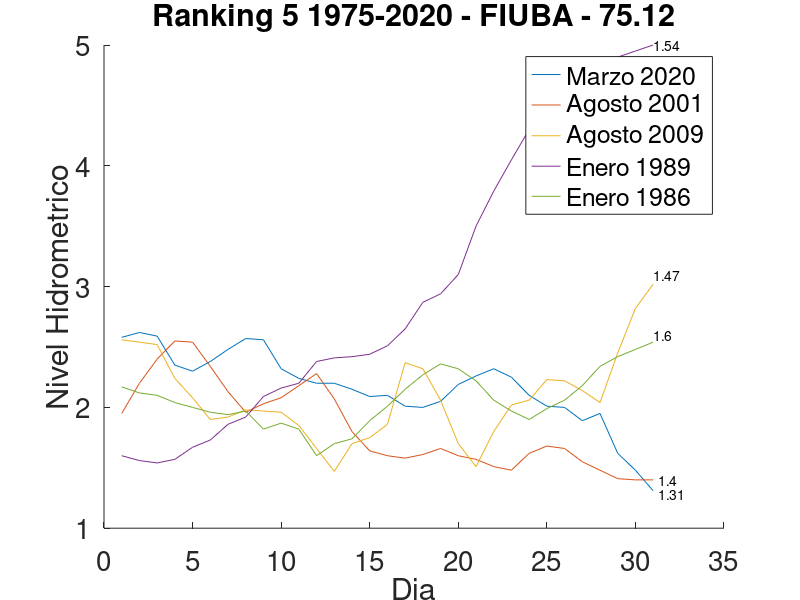

This figure's MATLAB source:
%%Este codigo realiza un grafico nivel hidrometrico-dia de los 5 meses  en los
%cuales el Rio Parana tuvo las mayores bajantes/los menores niveles hidrometri-
%cos.
clear all
close all
1;

% Cargamos los datos
dato = load("datos_ranking.csv");
fechas = [1:31];

% Graficador
hold on
plot(fechas,dato(1:31,4));
plot(fechas,dato(32:62,4));
plot(fechas,dato(63:93,4));
plot(fechas,dato(94:124,4));
plot(fechas,dato(125:155,4));
hold off

% Titulo y legendas
title("Ranking 5 1975-2020 - FIUBA - 75.12");
legend("Marzo 2020","Agosto 2001","Agosto 2009","Enero 1989","Enero 1986");

% Configuracion de absisas 
xlabel("Dia",'fontsize',10);
ylabel("Nivel Hidrometrico",'fontsize',14);
set(gca,'fontsize',20);
set(gca (), "xlim",[0,35]);

% Agrega texto incrustado
text(31.3,1.28,"1.31");
text(31.3,1.4,"1.4");
text(31,3.1,"1.47");
text(31,5,"1.54");
text(31,2.6,"1.6");

% Exportamos el grafico
print -djpg "ranking_bajantes_1975-2020"
